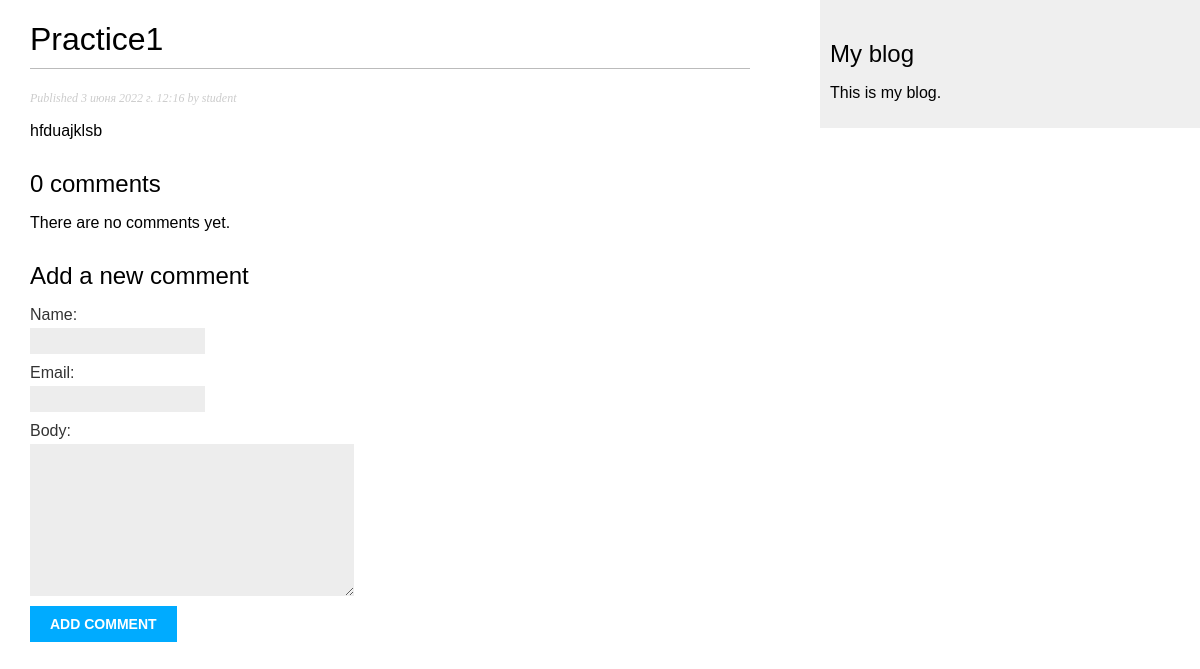
The page /blog/1/ on the database as committed earlier.
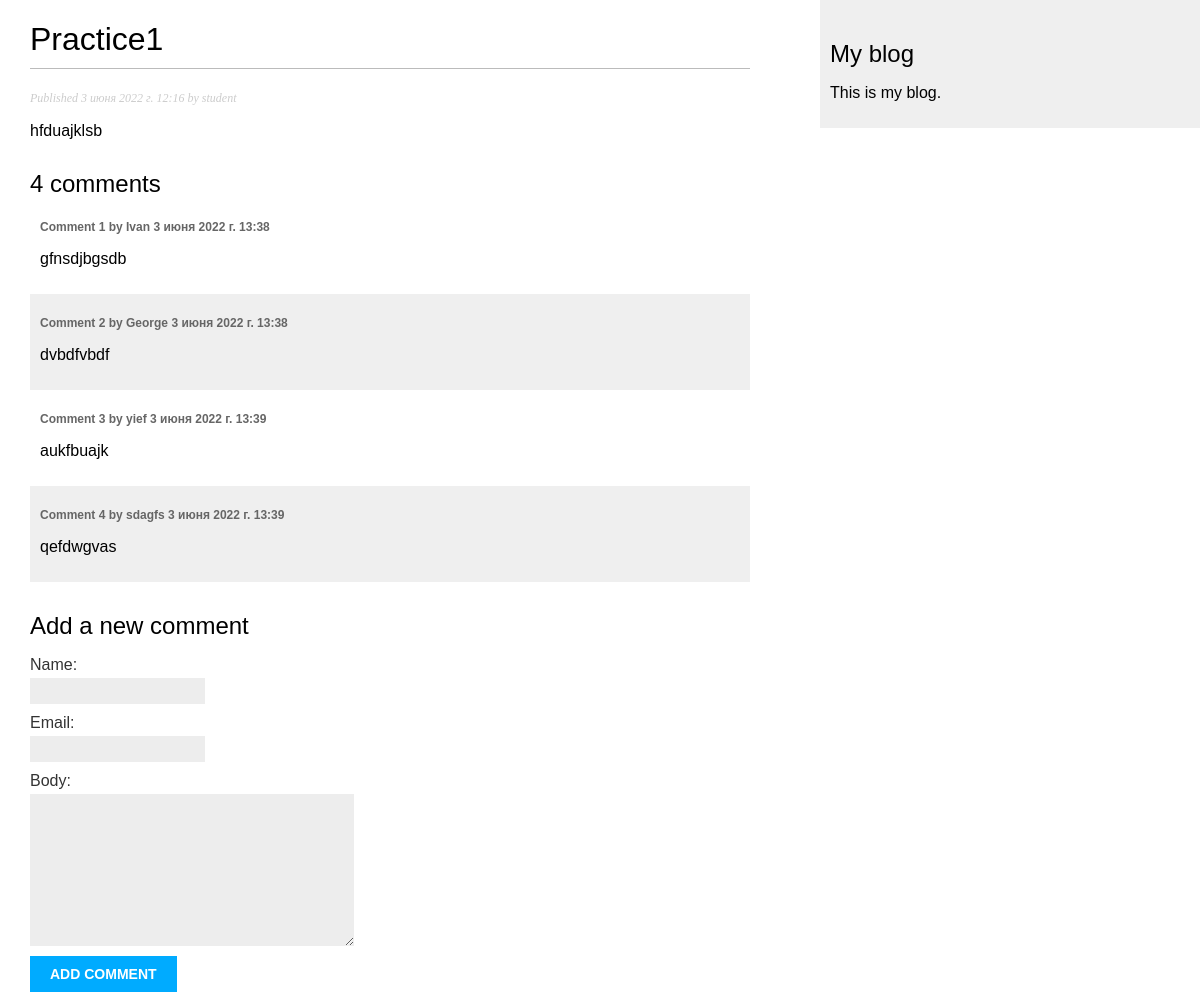
The same page on the database as committed later.
### blog/models.py (models this page shows, shortened)
class Comment(models.Model):
    post = models.ForeignKey(Post, on_delete=models.CASCADE, related_name='comments')
    name = models.CharField(max_length=80)
    email = models.EmailField()
    body = models.TextField()
    created = models.DateTimeField(auto_now_add=True)
    updated = models.DateTimeField(auto_now=True)
    active = models.BooleanField(default=True)
    class Meta:
        ordering = ['created']
        indexes = [
            models.Index(fields=['created']),
        ]

### blog/views.py (the view)
# urls.py: path('<int:id>/', views.post_detail, name='post_detail'),
def post_detail(request, id):
    post = get_object_or_404(Post, id=id, status=Post.Status.PUBLISHED)
    comments = post.comments.filter(active=True)
    form = CommentForm()
    return render(request, 'blog/post/detail.html', {'post': post, 'comments': comments, 'form': form})

### blog/forms.py
class CommentForm(forms.ModelForm):
    class Meta:
        model = Comment
        fields = ['name', 'email', 'body']

### blog/templates/blog/post/detail.html (shortened to what this page needs)
{% extends "blog/base.html" %}
{% block content %}
  <h1>{{ post.title }}</h1>
  <p class="date">
    Published {{ post.publish }} by {{ post.author }}
  </p>
  {{ post.body|linebreaks }}
  {% with comments.count as total_comments %}
 <h2>{{ total_comments }} comment{{ total_comments|pluralize }}</h2>
{% endwith %}
{% for comment in comments %}
 <div class="comment">
 <p class="info">
 Comment {{ forloop.counter }} by {{ comment.name }}
 {{ comment.created }}
 </p>
 {{ comment.body|linebreaks }}
 </div>
{% empty %}
 <p>There are no comments yet.</p>
{% endfor %}
<h2>Add a new comment</h2>
 <form action="{% url 'blog:post_comment' post.id %}" method="post">
 {{ form.as_p }}
 <p><input type="submit" value="Add comment"></p>
 </form>
{% endblock %}

Rows that differ between the two databases and show on the page:
added Comment: name "Ivan", created "3 июня 2022 г. 13:38", body "gfnsdjbgsdb"
added Comment: name "George", created "3 июня 2022 г. 13:38", body "dvbdfvbdf"
added Comment: name "yief", created "3 июня 2022 г. 13:39", body "aukfbuajk"
added Comment: name "sdagfs", created "3 июня 2022 г. 13:39", body "qefdwgvas"
Other text that changed with them:
{{ total_comments }}: "0" → "4"
text no longer shown: "There are no comments yet."
